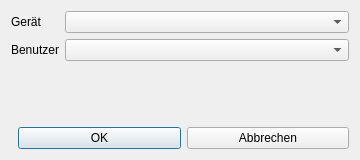
<?xml version="1.0" encoding="UTF-8"?>
<ui version="4.0">
 <class>AusleiheDialog</class>
 <widget class="QDialog" name="AusleiheDialog">
  <property name="geometry">
   <rect>
    <x>0</x>
    <y>0</y>
    <width>360</width>
    <height>160</height>
   </rect>
  </property>
  <property name="windowTitle">
   <string>Gerät ausleihen</string>
  </property>
  <layout class="QVBoxLayout" name="verticalLayout">
   <item>
    <layout class="QFormLayout" name="formLayout">
     <item row="0" column="0">
      <widget class="QLabel" name="labelGeraet">
       <property name="text">
        <string>Gerät</string>
       </property>
      </widget>
     </item>
     <item row="0" column="1">
      <widget class="QComboBox" name="cbGeraet"/>
     </item>
     <item row="1" column="0">
      <widget class="QLabel" name="labelBenutzer">
       <property name="text">
        <string>Benutzer</string>
       </property>
      </widget>
     </item>
     <item row="1" column="1">
      <widget class="QComboBox" name="cbBenutzer"/>
     </item>
    </layout>
   </item>
   <item>
    <layout class="QHBoxLayout" name="buttonLayout">
     <item>
      <spacer name="hSpacer">
       <property name="orientation">
        <enum>Qt::Horizontal</enum>
       </property>
      </spacer>
     </item>
     <item>
      <widget class="QPushButton" name="btnOk">
       <property name="text">
        <string>OK</string>
       </property>
      </widget>
     </item>
     <item>
      <widget class="QPushButton" name="btnCancel">
       <property name="text">
        <string>Abbrechen</string>
       </property>
      </widget>
     </item>
    </layout>
   </item>
  </layout>
 </widget>
 <connections/>
</ui>
